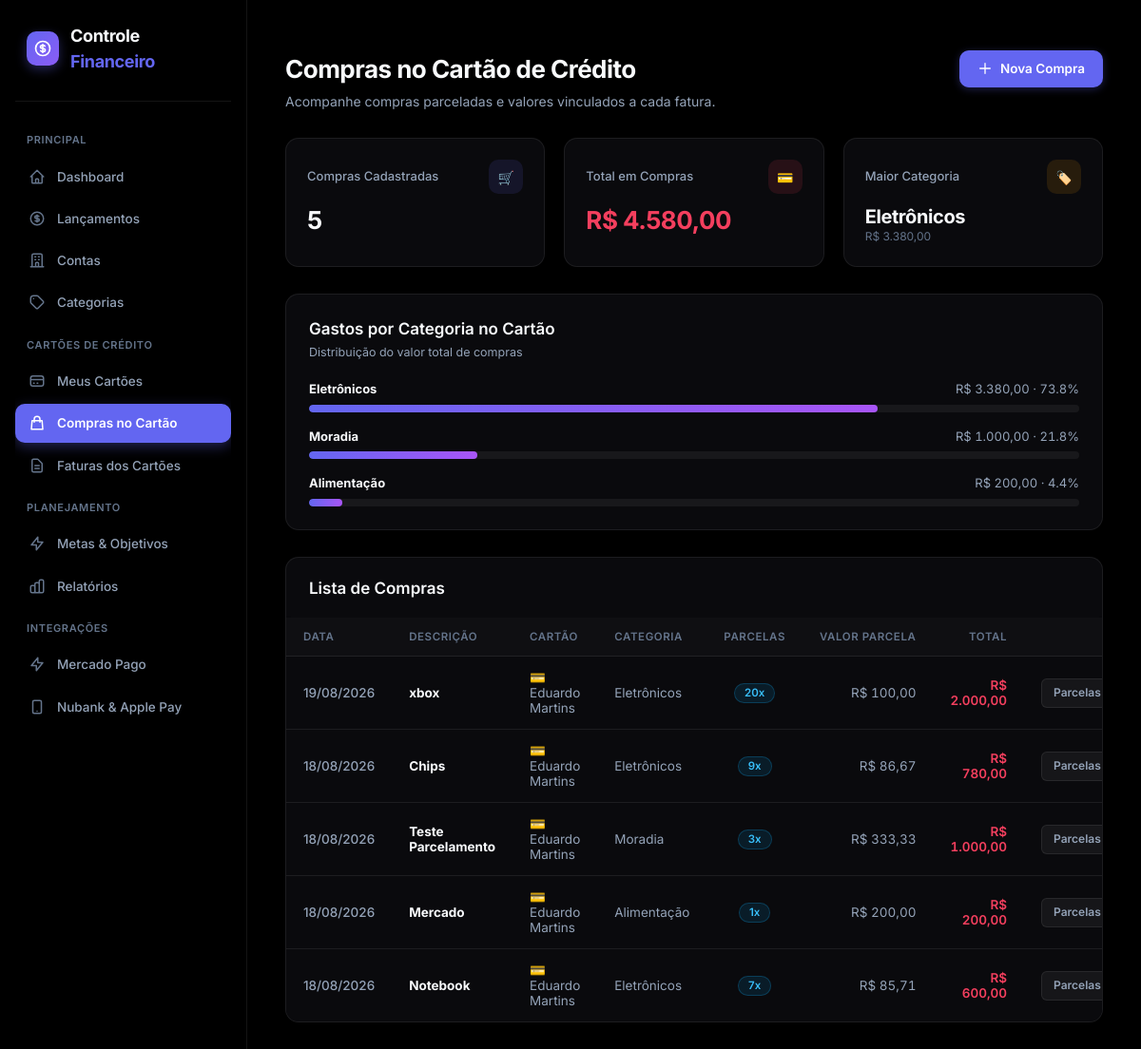
The page /compras-cartao/ on the database as committed earlier.
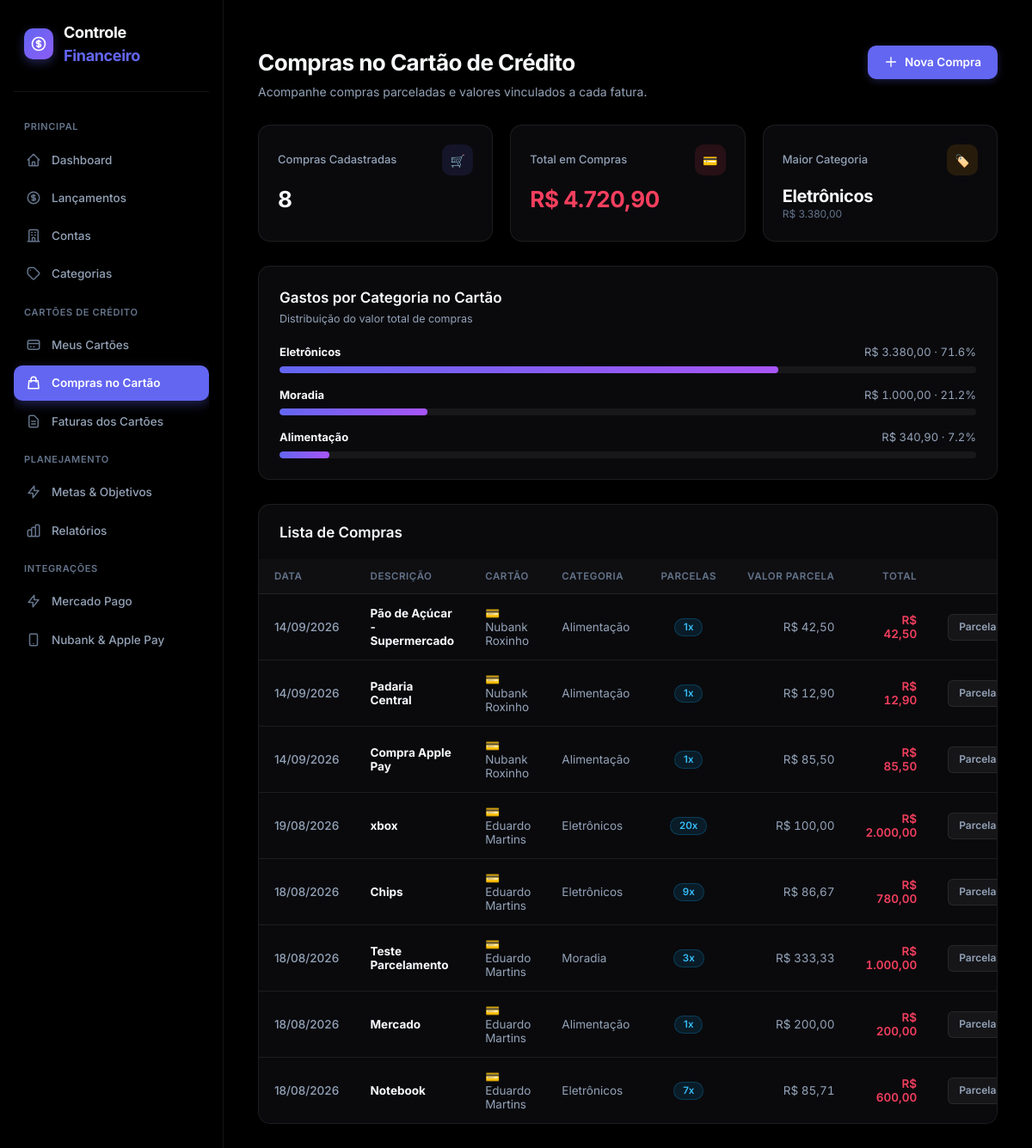
The same page on the database as committed later.
### models/categoria.py (models this page shows, shortened)
class Categoria(db.Model):
    __tablename__ = "categorias"
    id = db.Column(
        db.Integer,
        primary_key=True
    )
    nome = db.Column(
        db.String(100),
        nullable=False
    )
    tipo = db.Column(
        db.String(20),
        nullable=False
    )
    ativa = db.Column(
        db.Boolean,
        default=True
    )
    lancamentos = db.relationship(
        "Lancamento",
        back_populates="categoria",
        lazy=True
    )

### models/compra_cartao.py (models this page shows, shortened)
class CompraCartao(db.Model):
    __tablename__ = "compras_cartao"
    id = db.Column(
        db.Integer,
        primary_key=True
    )
    descricao = db.Column(
        db.String(200),
        nullable=False
    )
    valor_total = db.Column(
        db.Numeric(12, 2),
        nullable=False
    )
    data_compra = db.Column(
        db.Date,
        nullable=False
    )
    parcelas = db.Column(
        db.Integer,
        nullable=False,
        default=1
    )
    cartao_id = db.Column(
        db.Integer,
        db.ForeignKey("cartoes.id"),
        nullable=False
    )
    categoria_id = db.Column(
        db.Integer,
        db.ForeignKey("categorias.id"),
        nullable=False
    )
    observacao = db.Column(
        db.Text,
        nullable=True
    )
    criado_em = db.Column(
        db.DateTime,
        default=datetime.utcnow
    )
    cartao = db.relationship(
        "Cartao",
        backref="compras"
    )
    categoria = db.relationship(
        "Categoria",
        backref="compras_cartao"
    )
    parcelas_relacionadas = db.relationship(
        "ParcelaCartao",
        back_populates="compra",
        cascade="all, delete-orphan",
        order_by="ParcelaCartao.numero"
    )
    def valor_parcela(self):
        if not self.parcelas:
            return float(
                self.valor_total or 0
            )
        return (
            float(self.valor_total or 0)
            / self.parcelas
        )

### models/cartao.py (models this page shows, shortened)
class Cartao(db.Model):
    __tablename__ = "cartoes"
    id = db.Column(
        db.Integer,
        primary_key=True
    )
    nome = db.Column(
        db.String(100),
        nullable=False
    )
    banco = db.Column(
        db.String(100),
        nullable=False
    )
    ultimos_digitos = db.Column(
        db.String(4),
        nullable=True
    )
    limite = db.Column(
        db.Numeric(12, 2),
        nullable=False,
        default=0
    )
    dia_fechamento = db.Column(
        db.Integer,
        nullable=False
    )
    dia_vencimento = db.Column(
        db.Integer,
        nullable=False
    )
    ativo = db.Column(
        db.Boolean,
        nullable=False,
        default=True
    )
    criado_em = db.Column(
        db.DateTime,
        default=datetime.utcnow
    )
    faturas = db.relationship(
        "FaturaCartao",
        back_populates="cartao",
        cascade="all, delete-orphan"
    )

### routes/compras_cartao.py (the view)
@compras_cartao_bp.route("/")
def listar():
    compras = CompraCartao.query.order_by(
        CompraCartao.data_compra.desc(),
        CompraCartao.id.desc()
    ).all()
    categorias_totais = {}
    for compra in compras:
        categoria_nome = (
            compra.categoria.nome
        )
        valor = Decimal(
            str(
                compra.valor_total or 0
            )
        )
        if categoria_nome not in categorias_totais:
            categorias_totais[
                categoria_nome
            ] = Decimal("0")
        categorias_totais[
            categoria_nome
        ] += valor
    categorias_grafico = sorted(
        categorias_totais.items(),
        key=lambda item: item[1],
        reverse=True
    )
    total_geral = sum(
        categorias_totais.values(),
        Decimal("0")
    )
    maior_categoria = None
    if categorias_grafico:
        nome, valor = (
            categorias_grafico[0]
        )
        maior_categoria = {
            "nome": nome,
            "valor": valor
        }
    categorias_grafico_formatadas = []
    for nome, valor in categorias_grafico:
        if total_geral > 0:
            percentual = (
                valor /
                total_geral *
                Decimal("100")
            )
        else:
            percentual = Decimal("0")
        categorias_grafico_formatadas.append({
            "nome": nome,
            "valor": valor,
            "percentual": float(
                percentual
            )
        })
    return render_template(
        "compras_cartao.html",
        compras=compras,
        total_geral=total_geral,
        maior_categoria=maior_categoria,
        categorias_grafico=(
            categorias_grafico_formatadas
        )
    )

### app.py (called while the page is built)
def formatar_moeda(valor):
    try:
        valor = float(
            valor or 0
        )
    except (
        TypeError,
        ValueError
    ):
        valor = 0.0
    negativo = valor < 0
    valor = abs(
        valor
    )
    texto = f"{valor:,.2f}"
    texto = (
        texto
        .replace(",", "X")
        .replace(".", ",")
        .replace("X", ".")
    )
    if negativo:
        texto = "-" + texto
    return texto

### templates/compras_cartao.html (shortened to what this page needs)
﻿{% extends "base.html" %}
{% block content %}
<div class="page-header">
    <div class="page-header-content">
        <h1>Compras no Cartão de Crédito</h1>
        <p>Acompanhe compras parceladas e valores vinculados a cada fatura.</p>
    </div>
    <div class="page-header-actions">
        <a href="{{ url_for('compras_cartao.nova') }}" class="btn btn-primary">
            <svg xmlns="http://www.w3.org/2000/svg" width="16" height="16" fill="none" viewBox="0 0 24 24" stroke="currentColor">
                <path stroke-linecap="round" stroke-linejoin="round" stroke-width="2" d="M12 4v16m8-8H4"/>
            </svg>
            Nova Compra
        </a>
    </div>
</div>
<div class="cards" style="grid-template-columns: repeat(3, 1fr);">
    <div class="card">
        <div class="card-header-line">
            <span class="card-title">Compras Cadastradas</span>
            <div class="card-icon primary">🛒</div>
        </div>
        <strong class="card-value valor-destaque">{{ compras|length }}</strong>
    </div>
    <div class="card">
        <div class="card-header-line">
            <span class="card-title">Total em Compras</span>
            <div class="card-icon danger">💳</div>
        </div>
        <strong class="card-value valor-negativo">R$ {{ total_geral|moeda }}</strong>
    </div>
    <div class="card">
        <div class="card-header-line">
            <span class="card-title">Maior Categoria</span>
            <div class="card-icon warning">🏷️</div>
        </div>
        {% if maior_categoria %}
            <strong class="card-value" style="font-size: 20px;">{{ maior_categoria.nome }}</strong>
            <span class="card-subtext">R$ {{ maior_categoria.valor|moeda }}</span>
        {% else %}
            <strong class="card-value">—</strong>
        {% endif %}
    </div>
</div>
{% if categorias_grafico %}
<div class="panel">
    <div class="panel-header">
        <div>
            <h2 class="panel-title">Gastos por Categoria no Cartão</h2>
            <span class="panel-subtitle">Distribuição do valor total de compras</span>
        </div>
    </div>
    <div class="relatorio-barras">
        {% for cat in categorias_grafico %}
        <div class="relatorio-barra-item">
            <div class="relatorio-barra-header">
                <strong>{{ cat.nome }}</strong>
                <span>R$ {{ cat.valor|moeda }} · {{ "%.1f"|format(cat.percentual) }}%</span>
            </div>
            <div class="relatorio-barra-bg">
                <div class="relatorio-barra cartao" style="width: {{ cat.percentual }}%;"></div>
            </div>
        </div>
        {% endfor %}
    </div>
</div>
{% endif %}
<div class="panel" style="padding: 0; overflow: hidden;">
    <div class="panel-header" style="padding: 20px 24px 16px; margin-bottom: 0;">
        <h2 class="panel-title">Lista de Compras</h2>
    </div>
    <div class="table-container" style="border: none; border-radius: 0; margin-bottom: 0;">
        <table>
            <thead>
                <tr>
                    <th>Data</th>
                    <th>Descrição</th>
                    <th>Cartão</th>
                    <th>Categoria</th>
                    <th style="text-align: center;">Parcelas</th>
                    <th style="text-align: right;">Valor Parcela</th>
                    <th style="text-align: right;">Total</th>
                    <th style="text-align: right;">Ações</th>
                </tr>
            </thead>
            <tbody>
                {% for compra in compras %}
                <tr>
                    <td style="white-space: nowrap; font-weight: 500; color: var(--text-secondary);">
                        {{ compra.data_compra.strftime("%d/%m/%Y") }}
                    </td>
                    <td>
                        <strong style="color: var(--text-primary);">{{ compra.descricao }}</strong>
                    </td>
                    <td style="color: var(--text-secondary);">
                        💳 {{ compra.cartao.nome }}
                    </td>
                    <td style="color: var(--text-secondary);">
                        {{ compra.categoria.nome }}
                    </td>
                    <td style="text-align: center;">
                        <span class="badge badge-info">{{ compra.parcelas }}x</span>
                    </td>
                    <td style="text-align: right; color: var(--text-secondary); font-variant-numeric: tabular-nums;">
                        R$ {{ compra.valor_parcela()|moeda }}
                    </td>
                    <td style="text-align: right; font-weight: 600; font-variant-numeric: tabular-nums;" class="valor-negativo">
                        R$ {{ compra.valor_total|moeda }}
                    </td>
                    <td>
                        <div style="display: flex; align-items: center; justify-content: flex-end; gap: 8px;">
                            <a href="{{ url_for('compras_cartao.detalhes', id=compra.id) }}" class="btn btn-secondary btn-sm">
                                Parcelas
                            </a>
                        </div>
                    </td>
                </tr>
                {% endfor %}
            </tbody>
        </table>
    </div>
</div>
{% endblock %}

### templates/base.html (shortened to what this page needs)
<!DOCTYPE html>
<html lang="pt-BR">
<head>
    <link rel="stylesheet" href="{{ url_for('static', filename='css/style.css') }}?v=dark_black_1">
</head>
<body style="background-color: #000000 !important; color: #f8fafc !important;">
<div class="app-layout">
    <aside class="sidebar">
        <div class="logo">
            <div class="logo-icon">
            </div>
            <div class="logo-text">Controle <span>Financeiro</span></div>
        </div>
        <nav class="menu">
            <span class="menu-section-label">Principal</span>
            <a href="{{ url_for('dashboard.dashboard') }}" class="{% if request.endpoint and request.endpoint.startswith('dashboard') %}active{% endif %}">
                <svg xmlns="http://www.w3.org/2000/svg" fill="none" viewBox="0 0 24 24" stroke="currentColor">
                    <path stroke-linecap="round" stroke-linejoin="round" stroke-width="2" d="M3 12l2-2m0 0l7-7 7 7M5 10v10a1 1 0 001 1h3m10-11l2 2m-2-2v10a1 1 0 01-1 1h-3m-6 0a1 1 0 001-1v-4a1 1 0 011-1h2a1 1 0 011 1v4a1 1 0 001 1m-6 0h6"/>
                </svg>
                Dashboard
            </a>
            <a href="{{ url_for('lancamentos.listar') }}" class="{% if request.endpoint and request.endpoint.startswith('lancamentos') %}active{% endif %}">
                Lançamentos
            </a>
            <a href="{{ url_for('contas.listar') }}" class="{% if request.endpoint and request.endpoint.startswith('contas') %}active{% endif %}">
                <svg xmlns="http://www.w3.org/2000/svg" fill="none" viewBox="0 0 24 24" stroke="currentColor">
                    <path stroke-linecap="round" stroke-linejoin="round" stroke-width="2" d="M19 21V5a2 2 0 00-2-2H7a2 2 0 00-2 2v16m14 0h2m-2 0h-5m-9 0H3m2 0h5M9 7h1m-1 4h1m4-4h1m-1 4h1m-5 10v-5a1 1 0 011-1h2a1 1 0 011 1v5m-4 0h4"/>
                </svg>
                Contas
            </a>
            <a href="{{ url_for('categorias.listar') }}" class="{% if request.endpoint and request.endpoint.startswith('categorias') %}active{% endif %}">
                <svg xmlns="http://www.w3.org/2000/svg" fill="none" viewBox="0 0 24 24" stroke="currentColor">
                    <path stroke-linecap="round" stroke-linejoin="round" stroke-width="2" d="M7 7h.01M7 3h5c.512 0 1.024.195 1.414.586l7 7a2 2 0 010 2.828l-7 7a2 2 0 01-2.828 0l-7-7A1.994 1.994 0 013 12V7a4 4 0 014-4z"/>
                </svg>
                Categorias
            </a>
            <span class="menu-section-label">Cartões de Crédito</span>
            <a href="{{ url_for('cartoes.listar') }}" class="{% if request.endpoint and request.endpoint.startswith('cartoes') %}active{% endif %}">
                <svg xmlns="http://www.w3.org/2000/svg" fill="none" viewBox="0 0 24 24" stroke="currentColor">
                    <path stroke-linecap="round" stroke-linejoin="round" stroke-width="2" d="M3 10h18M7 15h1m4 0h1m-7 4h12a3 3 0 003-3V8a3 3 0 00-3-3H6a3 3 0 00-3 3v8a3 3 0 003 3z"/>
                </svg>
                Meus Cartões
            </a>
            <a href="{{ url_for('compras_cartao.listar') }}" class="{% if request.endpoint and request.endpoint.startswith('compras_cartao') %}active{% endif %}">
                <svg xmlns="http://www.w3.org/2000/svg" fill="none" viewBox="0 0 24 24" stroke="currentColor">
                    <path stroke-linecap="round" stroke-linejoin="round" stroke-width="2" d="M16 11V7a4 4 0 00-8 0v4M5 9h14l1 12H4L5 9z"/>
                </svg>
                Compras no Cartão
            </a>
            <a href="{{ url_for('faturas_cartao.listar') }}" class="{% if request.endpoint and request.endpoint.startswith('faturas_cartao') %}active{% endif %}">
                <svg xmlns="http://www.w3.org/2000/svg" fill="none" viewBox="0 0 24 24" stroke="currentColor">
                    <path stroke-linecap="round" stroke-linejoin="round" stroke-width="2" d="M9 12h6m-6 4h6m2 5H7a2 2 0 01-2-2V5a2 2 0 012-2h5.586a1 1 0 01.707.293l5.414 5.414a1 1 0 01.293.707V19a2 2 0 01-2 2z"/>
                </svg>
                Faturas dos Cartões
            </a>
            <span class="menu-section-label">Planejamento</span>
            <a href="{{ url_for('metas.listar') }}" class="{% if request.endpoint and request.endpoint.startswith('metas') %}active{% endif %}">
                <svg xmlns="http://www.w3.org/2000/svg" fill="none" viewBox="0 0 24 24" stroke="currentColor">
                    <path stroke-linecap="round" stroke-linejoin="round" stroke-width="2" d="M13 10V3L4 14h7v7l9-11h-7z"/>
                </svg>
                Metas & Objetivos
            </a>
            <a href="{{ url_for('relatorios.listar') }}" class="{% if request.endpoint and request.endpoint.startswith('relatorios') %}active{% endif %}">
                Relatórios
            </a>
            <span class="menu-section-label">Integrações</span>
            <a href="{{ url_for('integracoes.mercadopago_painel') }}" class="{% if request.endpoint and 'mercadopago' in request.endpoint %}active{% endif %}">
                <svg xmlns="http://www.w3.org/2000/svg" fill="none" viewBox="0 0 24 24" stroke="currentColor">
                    <path stroke-linecap="round" stroke-linejoin="round" stroke-width="2" d="M13 10V3L4 14h7v7l9-11h-7z"/>
                </svg>
                Mercado Pago
            </a>
            <a href="{{ url_for('integracoes.nubank_painel') }}" class="{% if request.endpoint and 'nubank' in request.endpoint %}active{% endif %}">
                <svg xmlns="http://www.w3.org/2000/svg" fill="none" viewBox="0 0 24 24" stroke="currentColor">
                    <path stroke-linecap="round" stroke-linejoin="round" stroke-width="2" d="M12 18h.01M8 21h8a2 2 0 002-2V5a2 2 0 00-2-2H8a2 2 0 00-2 2v14a2 2 0 002 2z"/>
                </svg>
                Nubank & Apple Pay
            </a>
        </nav>
    </aside>
    <div class="main-wrapper">
        <main class="main-content">
            {% block content %}
            {% endblock %}
        </main>
    </div>
</div>
</body>
</html>

### templates/base.html (style rules this page uses)
:root { color-scheme: dark; }
html, body, .app-layout, .main-wrapper { background-color: #000000 !important; color: #f8fafc !important; }

Rows that differ between the two databases and show on the page:
computed for Categoria "Eletrônicos": percentual "73.8" → "71.6"; {{ cat.percentual }} 73.79912663755458 → 71.59651761316698 (drawn)
computed for Categoria "Moradia": percentual "21.8" → "21.2"; {{ cat.percentual }} 21.83406113537118 → 21.18240166070029 (drawn)
computed for Categoria "Alimentação": valor|moeda "200,00" → "340,90"; percentual "4.4" → "7.2"; {{ cat.percentual }} 4.366812227074236 → 7.221080726132729 (drawn)
added CompraCartao: data_compra "14/09/2026", descricao "Pão de Açúcar - Supermercado", cartao.nome "Nubank Roxinho", categoria.nome "Alimentação", parcelas "1", valor_parcela|moeda "42,50", valor_total|moeda "42,50"
added CompraCartao: data_compra "14/09/2026", descricao "Padaria Central", cartao.nome "Nubank Roxinho", categoria.nome "Alimentação", parcelas "1", valor_parcela|moeda "12,90", valor_total|moeda "12,90"
added CompraCartao: data_compra "14/09/2026", descricao "Compra Apple Pay", cartao.nome "Nubank Roxinho", categoria.nome "Alimentação", parcelas "1", valor_parcela|moeda "85,50", valor_total|moeda "85,50"
Other text that changed with them:
{{ compras|length }}: "5" → "8"
{{ total_geral|moeda }}: "4.580,00" → "4.720,90"
